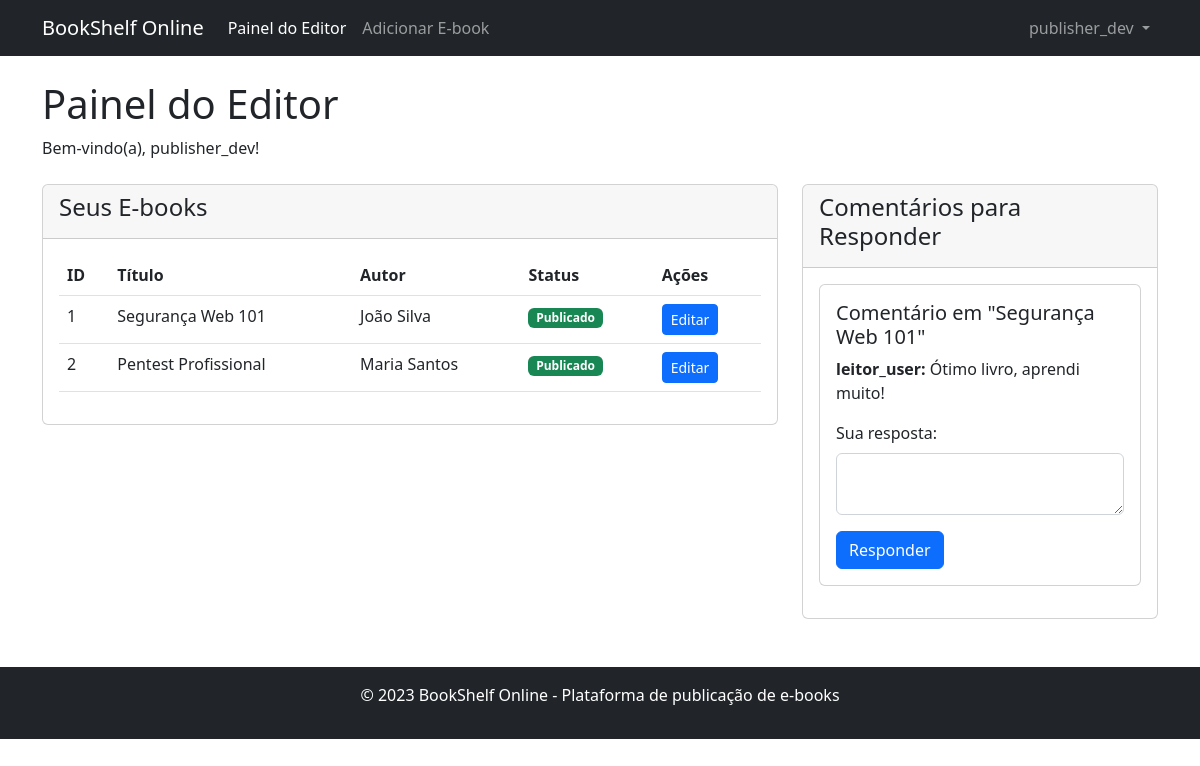
Page /app/publisher/ (signed in) on the committed database.
### tables this page shows
CREATE TABLE ebooks (
    id INT AUTO_INCREMENT PRIMARY KEY,
    title VARCHAR(255) NOT NULL,
    author VARCHAR(100) NOT NULL,
    description TEXT,
    cover_url VARCHAR(255),
    file_path VARCHAR(255),
    publisher_id INT,
    published BOOLEAN DEFAULT FALSE,
    created_at TIMESTAMP DEFAULT CURRENT_TIMESTAMP,
    FOREIGN KEY (publisher_id) REFERENCES users(id)
);

CREATE TABLE comments (
    id INT AUTO_INCREMENT PRIMARY KEY,
    ebook_id INT,
    user_id INT,
    comment TEXT NOT NULL,
    publisher_response TEXT,
    created_at TIMESTAMP DEFAULT CURRENT_TIMESTAMP,
    FOREIGN KEY (ebook_id) REFERENCES ebooks(id),
    FOREIGN KEY (user_id) REFERENCES users(id)
);

CREATE TABLE users (
    id INT AUTO_INCREMENT PRIMARY KEY,
    username VARCHAR(50) NOT NULL UNIQUE,
    password VARCHAR(255) NOT NULL,
    role ENUM('leitor', 'editor', 'admin') NOT NULL DEFAULT 'leitor',
    created_at TIMESTAMP DEFAULT CURRENT_TIMESTAMP
);

### app/publisher/index.php (the view, shortened to what this page needs)
<?php
require_once '../config.php';
$publisher_id = $_SESSION['user_id'];
$sql = "SELECT * FROM ebooks WHERE publisher_id = $publisher_id ORDER BY created_at DESC";
$books_result = $conn->query($sql);
$sql = "SELECT c.*, e.title, u.username
        FROM comments c
        JOIN ebooks e ON c.ebook_id = e.id
        JOIN users u ON c.user_id = u.id
        WHERE e.publisher_id = $publisher_id AND c.publisher_response IS NULL";
$comments_result = $conn->query($sql);
?>
<!DOCTYPE html>
<html lang="pt-br">
<head>
    <link rel="stylesheet" href="https://cdn.jsdelivr.net/npm/bootstrap@5.2.3/dist/css/bootstrap.min.css">
</head>
<body>
    <nav class="navbar navbar-expand-lg navbar-dark bg-dark">
        <div class="container">
            <a class="navbar-brand" href="../index.php">BookShelf Online</a>
            <div class="collapse navbar-collapse" id="navbarNav">
                <ul class="navbar-nav me-auto">
                    <li class="nav-item">
                        <a class="nav-link active" href="index.php">Painel do Editor</a>
                    </li>
                    <li class="nav-item">
                        <a class="nav-link" href="add_book.php">Adicionar E-book</a>
                    </li>
                </ul>
                <ul class="navbar-nav">
                    <li class="nav-item dropdown">
                        <a class="nav-link dropdown-toggle" href="#" id="navbarDropdown" role="button" data-bs-toggle="dropdown">
                            <?php echo htmlspecialchars($_SESSION['username']); ?>
                        </a>
                    </li>
                </ul>
            </div>
        </div>
    </nav>
    <div class="container my-4">
        <h1>Painel do Editor</h1>
        <p>Bem-vindo(a), <?php echo htmlspecialchars($_SESSION['username']); ?>!</p>
        <div class="row mt-4">
            <div class="col-md-8">
                <div class="card mb-4">
                    <div class="card-header">
                        <h4>Seus E-books</h4>
                    </div>
                    <div class="card-body">
                        <?php if ($books_result && $books_result->num_rows > 0): ?>
                            <div class="table-responsive">
                                <table class="table table-hover">
                                    <thead>
                                        <tr>
                                            <th>ID</th>
                                            <th>Título</th>
                                            <th>Autor</th>
                                            <th>Status</th>
                                            <th>Ações</th>
                                        </tr>
                                    </thead>
                                    <tbody>
                                        <?php while ($book = $books_result->fetch_assoc()): ?>
                                            <tr>
                                                <td><?php echo htmlspecialchars($book['id']); ?></td>
                                                <td><?php echo htmlspecialchars($book['title']); ?></td>
                                                <td><?php echo htmlspecialchars($book['author']); ?></td>
                                                <td>
                                                    <?php if ($book['published']): ?>
                                                        <span class="badge bg-success">Publicado</span>
                                                    <?php else: ?>
                                                        <span class="badge bg-warning">Rascunho</span>
                                                    <?php endif; ?>
                                                </td>
                                                <td>
                                                    <a href="edit_book.php?id=<?php echo (int)$book['id']; ?>" class="btn btn-sm btn-primary">Editar</a>
                                                </td>
                                            </tr>
                                        <?php endwhile; ?>
                                    </tbody>
                                </table>
                            </div>
                        <?php else: ?>
                            <p>Você ainda não tem e-books cadastrados.</p>
                            <a href="add_book.php" class="btn btn-primary">Adicionar E-book</a>
                        <?php endif; ?>
                    </div>
                </div>
            </div>
            <div class="col-md-4">
                <div class="card">
                    <div class="card-header">
                        <h4>Comentários para Responder</h4>
                    </div>
                    <div class="card-body">
                        <?php if ($comments_result && $comments_result->num_rows > 0): ?>
                            <?php while ($comment = $comments_result->fetch_assoc()): ?>
                                <div class="card mb-3">
                                    <div class="card-body">
                                        <h5 class="card-title">Comentário em "<?php echo htmlspecialchars($comment['title']); ?>"</h5>
                                        <p class="card-text"><strong><?php echo htmlspecialchars($comment['username']); ?>:</strong> <?php echo htmlspecialchars($comment['comment']); ?></p>
                                        <form action="respond_comment.php" method="POST">
                                            <div class="mb-3">
                                                <label for="response_<?php echo (int)$comment['id']; ?>" class="form-label">Sua resposta:</label>
                                                <textarea class="form-control" id="response_<?php echo (int)$comment['id']; ?>" name="response" rows="2" required></textarea>
                                            </div>
                                            <button type="submit" class="btn btn-primary">Responder</button>
                                        </form>
                                    </div>
                                </div>
                            <?php endwhile; ?>
                        <?php else: ?>
                            <p>Não há comentários para responder.</p>
                        <?php endif; ?>
                    </div>
                </div>
            </div>
        </div>
    </div>
    <footer class="bg-dark text-white py-3 mt-5">
        <div class="container text-center">
            <p>© 2023 BookShelf Online - Plataforma de publicação de e-books</p>
        </div>
    </footer>
</body>
</html>

### rows in the picture
ebooks: id "1", title "Segurança Web 101", author "João Silva", published "Publicado"
ebooks: id "2", title "Pentest Profissional", author "Maria Santos", published "Publicado"
comments: ebook.title "Segurança Web 101", user.username "leitor_user", comment "Ótimo livro, aprendi muito!"

### other values in the picture
$_SESSION['username'] "publisher_dev"
